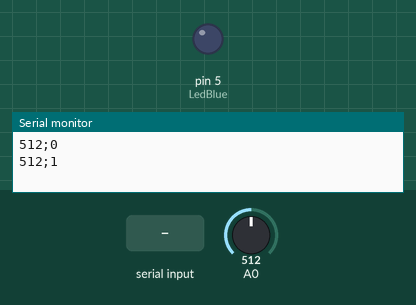
Bench run of a sketch on a simulated Arduino Uno, built with avr-gcc and run on an emulated ATmega328P. On the bench: output pins drawn as LEDs (lit = HIGH), the last lines printed to the serial monitor. The test bench sets the inputs (shaded band); at power-on: A0 = 512.

Above: at 1.8 s.
1.9 s: "1" received over Serial
At 3.2 s:
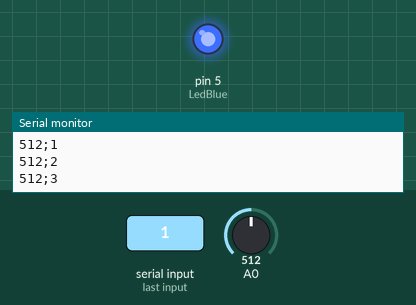
3.5 s: "0" received over Serial
At 4.8 s:
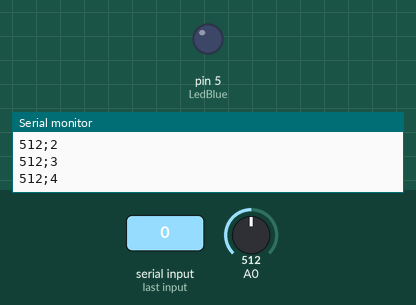
Timing chart, 0 to 6.5 s (numbered marks = the images above; inputs shaded):
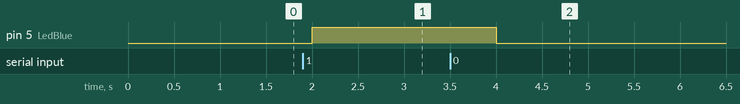

The sketch:

MesureArduino.ino
```cpp
#define LedBlue 5
char serialData;
int time = 0;

void setup() {
  	Serial.begin(9600);
  	pinMode(LedBlue, OUTPUT);
  	digitalWrite(LedBlue, LOW);
}

void loop() {
	Serial.println(String(analogRead(A0))+";"+String(time));
	delay(1000);
	time += 1;
	Serial.flush();
  	led_on();
}

void led_on() {
	serialData = Serial.read();

  	if (serialData == '1') {
      		digitalWrite(LedBlue, HIGH);
    	}
    	else if (serialData == '0') {
      		digitalWrite(LedBlue, LOW);
    	}
}
```

Measured:
- after the input at 1.9 s, pin 5 (LedBlue): LOW → HIGH after 0.10 s
- after the input at 3.5 s, pin 5 (LedBlue): HIGH → LOW after 0.50 s
